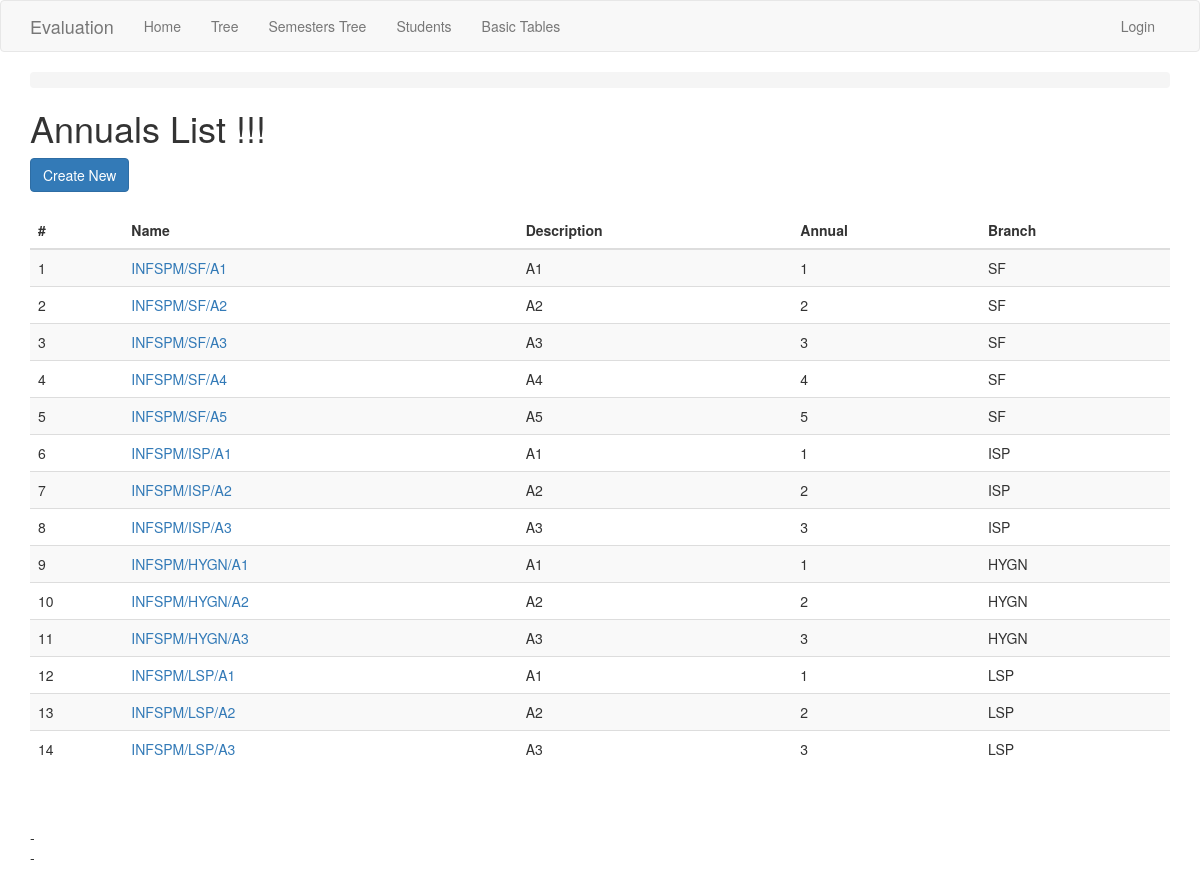
The app's page /annual/ with its own data.
### app/models.py (models this page shows, shortened)
class Annual(db.Model):
    id = db.Column(db.Integer, primary_key=True)
    name = db.Column(db.String(250))
    display_name = db.Column(db.String(250))
    annual = db.Column(db.Integer)
    branch_id = db.Column(db.Integer, db.ForeignKey('branch.id'))
    semesters = db.relationship('Semester', backref='annual')
    annual_sessions = db.relationship('AnnualSession', backref='annual')

class Branch(db.Model):
    id = db.Column(db.Integer, primary_key=True)
    name = db.Column(db.String(100), index=True, unique=True)
    description = db.Column(db.String(150))
    school_id = db.Column(db.Integer, db.ForeignKey('school.id'))
    students = db.relationship('Student', backref='branch')
    annuals = db.relationship('Annual', backref='branch')
    promos = db.relationship('Promo', backref='branch', order_by='Promo.start_date, Promo.name')

### app/routesBasicTables.py (the view)
@app.route('/annual/')
@register_breadcrumb(app, '.basic.annual', 'Annuales')
def annual_index():
    annuals = Annual.query.join(Branch).order_by(Branch.id, Annual.annual).all()
    return render_template('basic-forms/annual/index.html', title='Annuals List', annuals=annuals)

### app/templates/basic-forms/annual/index.html (shortened to what this page needs)
{% extends "base.html" %}
{% block app_content %}
  <h1>Annuals List !!!</h1>
  <div>
      <a class="btn btn-primary" href="{{ url_for('annual_create') }}">Create New</a>
  </div>
  <div>
    <table class="table table-striped">
      <thead>
        <tr>
          <th scope="col">#</th>
          <th scope="col">Name</th>
          <th scope="col">Description</th>
          <th scope="col">Annual</th>
          <th scope="col">Branch</th>
        </tr>
      </thead>
      <tbody>
      {% for annual in annuals %}
        <tr>
          <td>{{loop.index}}</td>
          <td><a href="{{ url_for('annual_view', id=annual.id) }}">{{ annual.name }}</a></td>
          <td>{{ annual.display_name | replace("None", "") }}</td>
          <td>{{ annual.annual | replace("None", "") }}</td>
          <td>{{ annual.branch.name | replace("None", "") }}</td>
        </tr>
      {% endfor %}
      </tbody>
    </table>
    - </br>
    - </br>
  </div>
{% endblock %}

### records on screen
Annual: name "INFSPM/SF/A1", display_name "A1", annual "1", branch.name "SF"
Annual: name "INFSPM/SF/A2", display_name "A2", annual "2", branch.name "SF"
Annual: name "INFSPM/SF/A3", display_name "A3", annual "3", branch.name "SF"
Annual: name "INFSPM/SF/A4", display_name "A4", annual "4", branch.name "SF"
Annual: name "INFSPM/SF/A5", display_name "A5", annual "5", branch.name "SF"
Annual: name "INFSPM/ISP/A1", display_name "A1", annual "1", branch.name "ISP"
Annual: name "INFSPM/ISP/A2", display_name "A2", annual "2", branch.name "ISP"
Annual: name "INFSPM/ISP/A3", display_name "A3", annual "3", branch.name "ISP"
Annual: name "INFSPM/HYGN/A1", display_name "A1", annual "1", branch.name "HYGN"
Annual: name "INFSPM/HYGN/A2", display_name "A2", annual "2", branch.name "HYGN"
Annual: name "INFSPM/HYGN/A3", display_name "A3", annual "3", branch.name "HYGN"
Annual: name "INFSPM/LSP/A1", display_name "A1", annual "1", branch.name "LSP"
Annual: name "INFSPM/LSP/A2", display_name "A2", annual "2", branch.name "LSP"
Annual: name "INFSPM/LSP/A3", display_name "A3", annual "3", branch.name "LSP"
